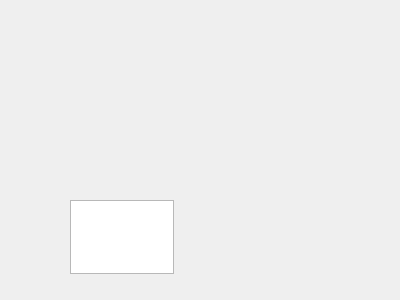
<?xml version="1.0" encoding="UTF-8"?>
<ui version="4.0">
 <class>Dialog</class>
 <widget class="QDialog" name="Dialog">
  <property name="geometry">
   <rect>
    <x>0</x>
    <y>0</y>
    <width>400</width>
    <height>300</height>
   </rect>
  </property>
  <property name="windowTitle">
   <string>Dialog</string>
  </property>
  <widget class="QPlainTextEdit" name="plainTextEdit">
   <property name="geometry">
    <rect>
     <x>70</x>
     <y>200</y>
     <width>104</width>
     <height>74</height>
    </rect>
   </property>
  </widget>
 </widget>
 <resources/>
 <connections/>
</ui>
